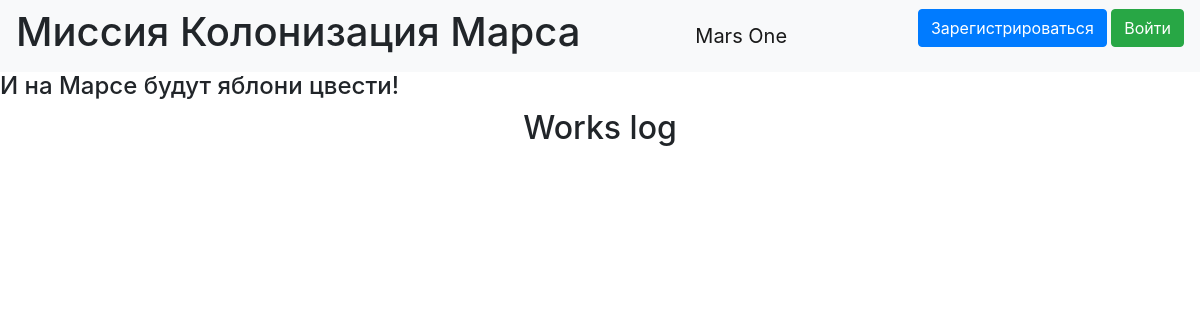
Page /show_departments on the earlier database version.
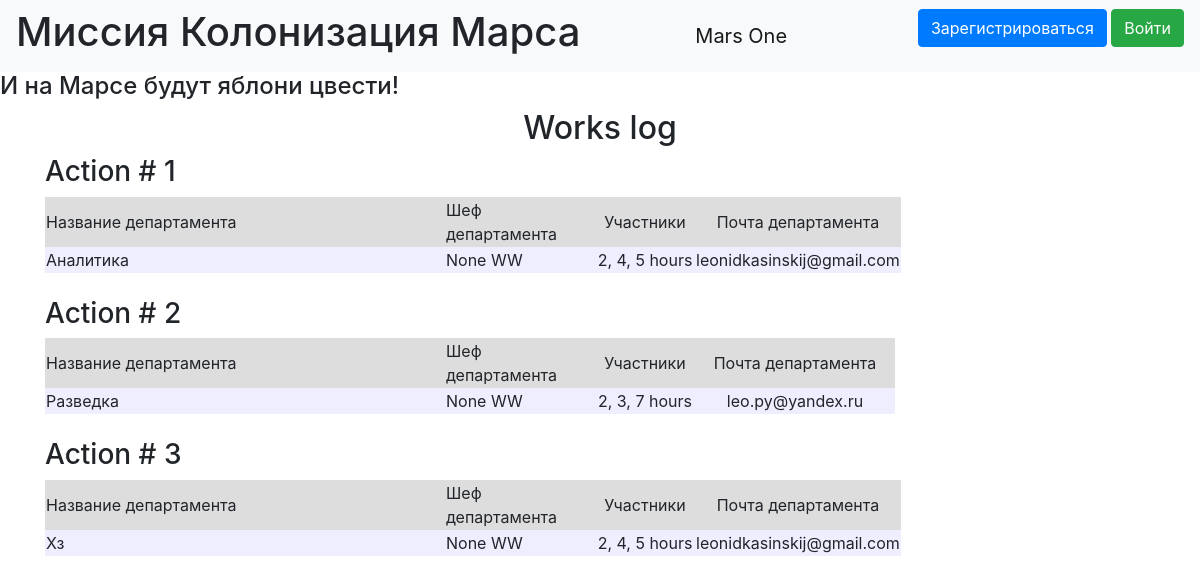
Same page on the later database version.
### data/department.py (models this page shows)
class Department(SqlAlchemyBase):
    __tablename__ = 'department'
    id = sqlalchemy.Column(sqlalchemy.Integer, primary_key=True,
                           autoincrement=True)
    title = sqlalchemy.Column(sqlalchemy.String, nullable=True)
    chief = sqlalchemy.Column(sqlalchemy.Integer, sqlalchemy.ForeignKey("users.id"))
    members = sqlalchemy.Column(sqlalchemy.String, nullable=True)
    email = sqlalchemy.Column(sqlalchemy.String, nullable=True)
    user = orm.relationship('User')

### data/users.py (models this page shows, shortened)
class User(SqlAlchemyBase, UserMixin):
    __tablename__ = 'users'
    id = sqlalchemy.Column(sqlalchemy.Integer,
                           primary_key=True, autoincrement=True)
    age = sqlalchemy.Column(sqlalchemy.Integer)
    surname = sqlalchemy.Column(sqlalchemy.String)
    name = sqlalchemy.Column(sqlalchemy.String, nullable=True)
    about = sqlalchemy.Column(sqlalchemy.String, nullable=True)
    email = sqlalchemy.Column(sqlalchemy.String,
                              index=True, unique=True, nullable=True)
    position = sqlalchemy.Column(sqlalchemy.String)
    speciality = sqlalchemy.Column(sqlalchemy.String)
    address = sqlalchemy.Column(sqlalchemy.String)
    hashed_password = sqlalchemy.Column(sqlalchemy.String, nullable=True)
    created_date = sqlalchemy.Column(sqlalchemy.DateTime,
                                     default=datetime.datetime.now)
    jobs = orm.relationship("Jobs", back_populates='user')
    departments = orm.relationship("Department", back_populates='user')

### index.py (the view)
@app.route("/show_departments")
def show_departments():
    session = db_session.create_session()
    users = session.query(User).all()
    names = {str(name.id): (name.surname, name.name) for name in users}
    if current_user.is_authenticated:
        if current_user.id == 1:
            departments = session.query(Department)
        else:
            departments = session.query(Department).filter(
                (Department.chief == current_user.id))
    else:
        departments = session.query(Department).all()
    return render_template("show_department.html", departments=departments, names=names)

### data/db_session.py (called while the page is built)
def create_session() -> Session:
    global __factory
    return __factory()

### templates/show_department.html (shortened to what this page needs)
{% extends "base.html" %}
{% block content %}
<h2 align="center">Works log</h2>
{% for department in departments %}
<h3>Action # {{ department.id }}</h3>
<div class="table_container">
    <table class="my_table">
        <tr class="my_row">
            <td class="title" width="400px" bgcolor="#dddddd">Название департамента</td>
            <td class="title" width="150px" bgcolor="#dddddd">Шеф департамента</td>
            <td class="title" width="100px" bgcolor="#dddddd" align="center">Участники</td>
            <td class="title" width="200px" bgcolor="#dddddd" align="center">Почта департамента</td>
        </tr>
        <tr class="my_row">
            <td class="ordinary" bgcolor="#eeeeff">{{ department.title.capitalize() }}</td>
            <td class="ordinary" bgcolor="#eeeeff">{{ names[department.chief][0] }} {{names[department.chief][1]}}</td>
            <td class="ordinary" bgcolor="#eeeeff" align="center">{{ department.members }} hours</td>
            <td class="ordinary" bgcolor="#eeeeff" align="center">{{ department.email }}</td>
        </tr>
    </table>
</div>
<br>
{% endfor %}
{% endblock %}

Differences in the rows shown:
added Department: id "1", title "Аналитика", chief "None", chief.name "WW", members "2, 4, 5", email "leonidkasinskij@gmail.com"
added Department: id "2", title "Разведка", chief "None", chief.name "WW", members "2, 3, 7", email "leo.py@yandex.ru"
added Department: id "3", title "Хз", chief "None", chief.name "WW", members "2, 4, 5", email "leonidkasinskij@gmail.com"
